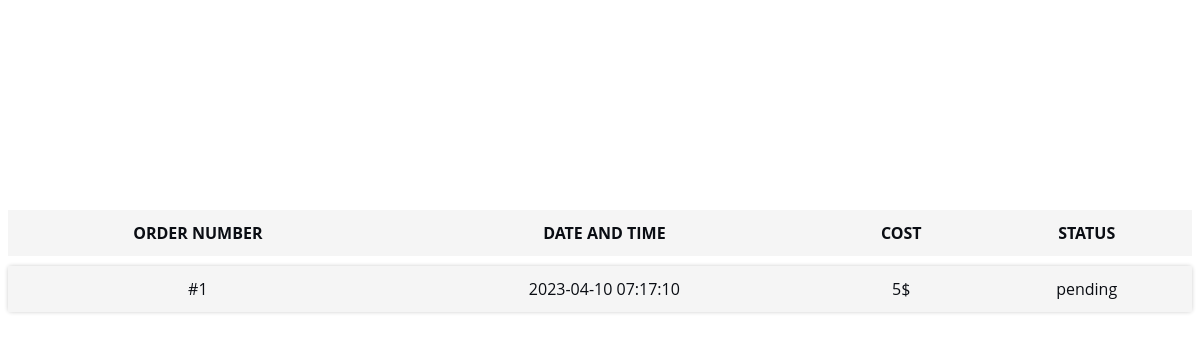
Before: /php/history.php (signed in) with the older database file.
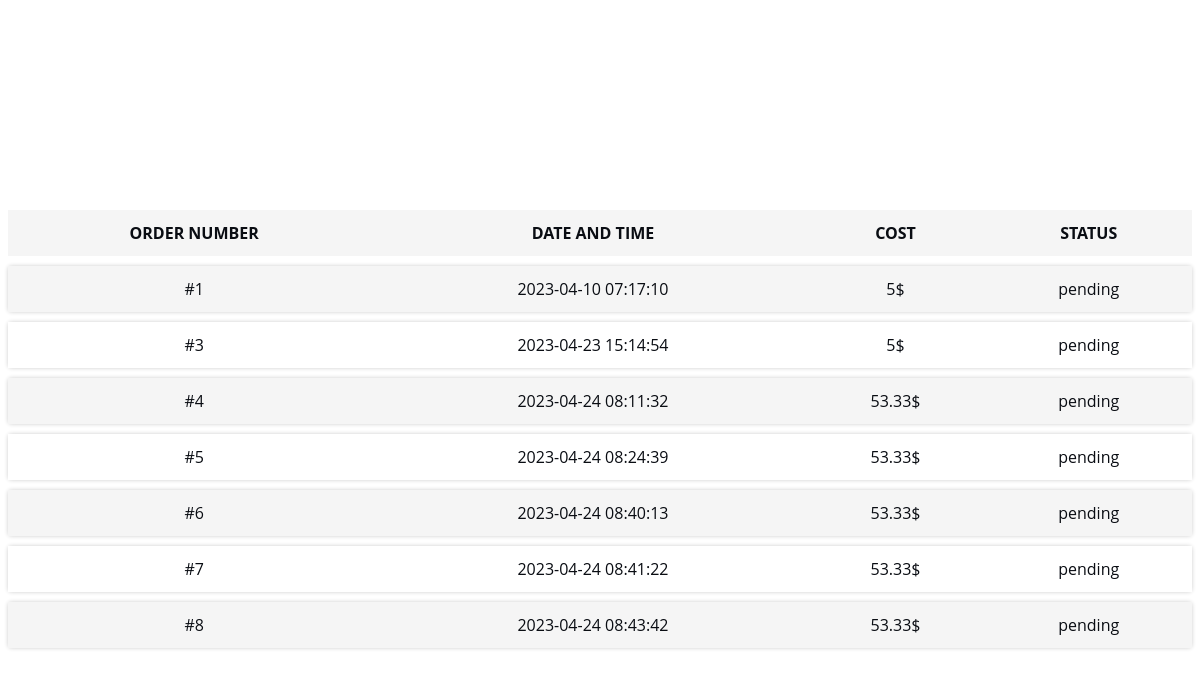
After: the same page with the newer database file.
### tables this page shows
CREATE TABLE `orders` (
  `o_id` int(11) NOT NULL,
  `p_id` int(11) DEFAULT NULL,
  `c_id` int(11) DEFAULT NULL,
  `status` enum('successful','pending','failed','') NOT NULL DEFAULT 'pending',
  `date` timestamp NOT NULL DEFAULT current_timestamp()
);

CREATE TABLE `packages` (
  `p_id` int(11) NOT NULL,
  `width` float NOT NULL,
  `height` float NOT NULL,
  `weight` float NOT NULL,
  `message` text DEFAULT NULL,
  `to_name` varchar(255) DEFAULT NULL,
  `to_phone` varchar(100) DEFAULT NULL,
  `to_address` varchar(255) NOT NULL,
  `p_longitude` decimal(11,8) DEFAULT NULL,
  `p_latitude` decimal(10,8) DEFAULT NULL,
  `to_district` varchar(255) NOT NULL,
  `fragile` tinyint(1) NOT NULL DEFAULT 0,
  `o_price` float NOT NULL DEFAULT 0,
  `cost` float NOT NULL,
  `charge` float NOT NULL DEFAULT 5,
  `f_price` float NOT NULL,
  `pay_at_delivery` tinyint(1) NOT NULL DEFAULT 1
);

### php/history.php (the view, shortened to what this page needs)
<!DOCTYPE html>
<html>
<head>
  <link href="../assets/css/main.css" rel="stylesheet">
</head>
<body>
  <header id="header" class="header d-flex align-items-center fixed-top">
    <div class="container-fluid container-xl d-flex align-items-center justify-content-between">
    </div>
  </header>
  <div class="container" style="margin-top: 10px">
    <h1 style="color:white">Order History</h1>
    <table class="table table-striped">
      <thead>
        <tr>
          <th>Order Number</th>
          <th>Date and Time</th>
          <th>Cost</th>
          <th>Status</th>
        </tr>
      </thead>
      <tbody>
        <?php
        require_once('connection.php');
        $c_id = $_SESSION['c_id'];
        $query = "SELECT * FROM orders NATURAL JOIN packages WHERE c_id='$c_id' ORDER BY date";
        $result = mysqli_query($link, $query);
        if (($result) && (mysqli_num_rows($result) > 0)) {
          while ($row = mysqli_fetch_assoc($result)) {
            echo "<tr>
<td>#" . $row["o_id"] . "</td>
<td>" . $row["date"] . "</td>
<td>" . $row["f_price"] . "$</td>
<td>" . $row["status"] . "</td>
</tr>";
          }
        }
        ?>
      </tbody>
    </table>
</body>
</html>

### assets/css/main.css (style rules this page uses)
:root { --font-default: "Open Sans", system-ui, -apple-system, "Segoe UI", Roboto, "Helvetica Neue", Arial, "Noto Sans", "Liberation Sans", sans-serif, "Apple Color Emoji", "Segoe UI Emoji", "Segoe UI Symbol", "Noto Color Emoji"; --font-primary: "Inter", sans-serif; --font-secondary: "Poppins", sans-serif; }
:root { --color-default: #0a0d13; --color-primary: #0d42ff; --color-secondary: #0e1d34; }
:root { scroll-behavior: smooth; }
body { font-family: var(--font-default); color: var(--color-default); }
h1, h2, h3, h4, h5, h6 { font-family: var(--font-primary); }
.header { transition: all 0.5s; z-index: 997; padding: 30px 0; }

### php/history.php (style rules this page uses)
.container { margin-top: 50px; }
h1 { text-align: center; margin-bottom: 50px; }
.table { width: 100%; max-width: 1200px; margin: 0 auto; border-collapse: separate; border-spacing: 0 10px; }
.table th, .table td { padding: 12px; vertical-align: middle; text-align: center; }
.table th { background-color: #f5f5f5; font-weight: bold; text-transform: uppercase; }
.table tbody tr { background-color: #fff; border-radius: 4px; box-shadow: 0 0 4px rgba(0, 0, 0, 0.2); }
.table-striped tbody tr:nth-of-type(odd) { background-color: #f5f5f5; }
body { background: url('https://th.bing.com/th/id/R.44a3fe74fe0a5a6437a615b58c87bdc8?rik=q0SXGZNCCdHWZg&pid=ImgRaw&r=0') center center fixed no-repeat; background-size: cover; position: relative; }
body::before { content: ""; position: absolute; top: 0; left: 0; bottom: 0; right: 0; background-color: rgba(255, 255, 255, 0.000001); }

Changed rows visible on the page:
added orders: o_id "3", date "2023-04-23 15:14:54", p.f_price "5", status "pending"
added orders: o_id "4", date "2023-04-24 08:11:32", p.f_price "53.33", status "pending"
added orders: o_id "5", date "2023-04-24 08:24:39", p.f_price "53.33", status "pending"
added orders: o_id "6", date "2023-04-24 08:40:13", p.f_price "53.33", status "pending"
added orders: o_id "7", date "2023-04-24 08:41:22", p.f_price "53.33", status "pending"
added orders: o_id "8", date "2023-04-24 08:43:42", p.f_price "53.33", status "pending"
